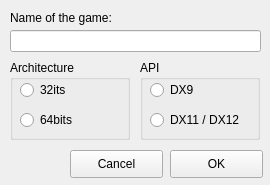
<?xml version="1.0" encoding="UTF-8"?>
<ui version="4.0">
 <class>game_config_Form</class>
 <widget class="QWidget" name="game_config_Form">
  <property name="geometry">
   <rect>
    <x>0</x>
    <y>0</y>
    <width>270</width>
    <height>185</height>
   </rect>
  </property>
  <property name="maximumSize">
   <size>
    <width>270</width>
    <height>185</height>
   </size>
  </property>
  <property name="sizeIncrement">
   <size>
    <width>270</width>
    <height>185</height>
   </size>
  </property>
  <property name="baseSize">
   <size>
    <width>270</width>
    <height>185</height>
   </size>
  </property>
  <property name="windowTitle">
   <string>Configuration</string>
  </property>
  <widget class="QPushButton" name="cancel_pushButton">
   <property name="geometry">
    <rect>
     <x>70</x>
     <y>150</y>
     <width>93</width>
     <height>28</height>
    </rect>
   </property>
   <property name="text">
    <string>Cancel</string>
   </property>
  </widget>
  <widget class="QLineEdit" name="game_name_lineEdit">
   <property name="geometry">
    <rect>
     <x>10</x>
     <y>30</y>
     <width>251</width>
     <height>22</height>
    </rect>
   </property>
   <property name="text">
    <string/>
   </property>
  </widget>
  <widget class="QLabel" name="game_label">
   <property name="geometry">
    <rect>
     <x>10</x>
     <y>10</y>
     <width>291</width>
     <height>16</height>
    </rect>
   </property>
   <property name="text">
    <string>Name of the game:</string>
   </property>
  </widget>
  <widget class="QPushButton" name="ok_pushButton">
   <property name="geometry">
    <rect>
     <x>170</x>
     <y>150</y>
     <width>93</width>
     <height>28</height>
    </rect>
   </property>
   <property name="focusPolicy">
    <enum>Qt::WheelFocus</enum>
   </property>
   <property name="text">
    <string>OK</string>
   </property>
  </widget>
  <widget class="QGroupBox" name="architecture_groupBox">
   <property name="geometry">
    <rect>
     <x>10</x>
     <y>60</y>
     <width>120</width>
     <height>80</height>
    </rect>
   </property>
   <property name="title">
    <string>Architecture</string>
   </property>
   <widget class="QRadioButton" name="radioButton_32bits">
    <property name="geometry">
     <rect>
      <x>10</x>
      <y>20</y>
      <width>95</width>
      <height>20</height>
     </rect>
    </property>
    <property name="text">
     <string>32its</string>
    </property>
   </widget>
   <widget class="QRadioButton" name="radioButton_64bits">
    <property name="geometry">
     <rect>
      <x>10</x>
      <y>50</y>
      <width>95</width>
      <height>20</height>
     </rect>
    </property>
    <property name="text">
     <string>64bits</string>
    </property>
   </widget>
  </widget>
  <widget class="QGroupBox" name="api_groupBox">
   <property name="geometry">
    <rect>
     <x>140</x>
     <y>60</y>
     <width>120</width>
     <height>80</height>
    </rect>
   </property>
   <property name="title">
    <string>API</string>
   </property>
   <widget class="QRadioButton" name="dx9_radioButton">
    <property name="geometry">
     <rect>
      <x>10</x>
      <y>20</y>
      <width>110</width>
      <height>20</height>
     </rect>
    </property>
    <property name="text">
     <string>DX9</string>
    </property>
   </widget>
   <widget class="QRadioButton" name="dx11_radioButton">
    <property name="geometry">
     <rect>
      <x>10</x>
      <y>50</y>
      <width>110</width>
      <height>20</height>
     </rect>
    </property>
    <property name="text">
     <string>DX11 / DX12</string>
    </property>
   </widget>
  </widget>
 </widget>
 <resources/>
 <connections/>
</ui>
